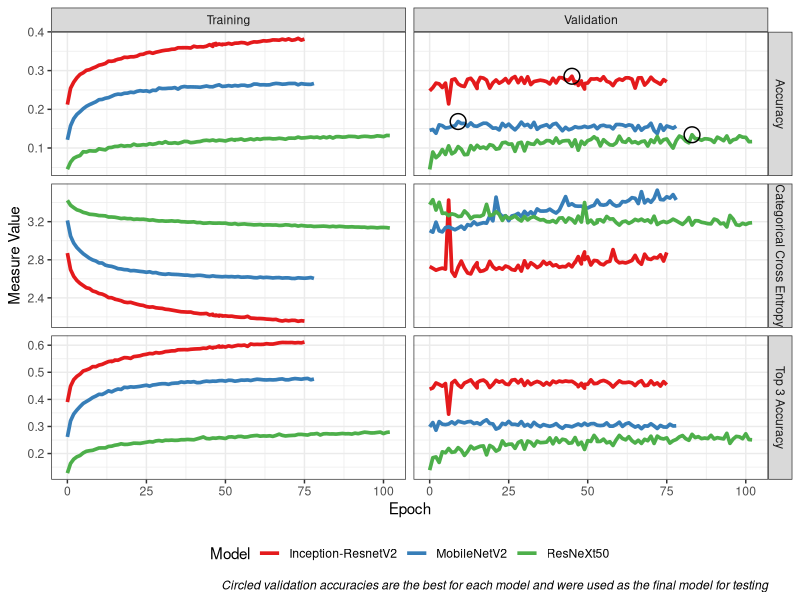

Write the R code that produced this figure.
library(dplyr)
library(ggplot2)
library(tidyr)
library(ggforce)

mob_training_data <- read.csv("Files and scripts/mobilenet_model_history_log.csv")
inc_training_data <- read.csv("Files and scripts/inception_resenetv2_model_history_log.csv")
res_training_data <- read.csv("Files and scripts/resnext_model_history_log.csv")

comb_data <- mob_training_data %>% mutate(Model = 'MobileNetV2') %>%
  rbind(inc_training_data %>% mutate(Model = 'Inception-ResnetV2')) %>%
  rbind(res_training_data %>% mutate(Model = 'ResNeXt50'))


data_to_plot <- comb_data %>% 
  rename(Train_accuracy = accuracy, 
         Train_loss = loss, 
         Train_sparse_top_3_categorical_accuracy = sparse_top_k_categorical_accuracy,
         val_sparse_top_3_categorical_accuracy = val_sparse_top_k_categorical_accuracy) %>%
  pivot_longer(Train_accuracy:val_sparse_top_3_categorical_accuracy, names_to = "temp") %>%
  separate(temp, c("data_type", "measure"), "_", extra = 'merge') %>%
  mutate(data_type = if_else(data_type == 'Train', 'Training', 'Validation'),
         measure = case_when(measure == 'accuracy' ~ 'Accuracy',
                             measure == 'loss' ~ 'Categorical Cross Entropy',
                             measure == 'sparse_top_3_categorical_accuracy' ~ 'Top 3 Accuracy')) %>%
  group_by(Model, data_type, measure) %>%
  mutate(best_val_acc = if_else(data_type == 'Validation' & measure == 'Accuracy' & value == max(value), 1, 0)) %>%
  ungroup()

data_to_plot %>%
  ggplot(aes(x = epoch, y= value, group = Model)) + 
  geom_line(aes(col = Model), size = 1.25) + 
  geom_mark_ellipse(aes(filter = best_val_acc == 1), expand = unit(2, "mm")) +
  facet_grid(measure~data_type, scales = 'free_y') +
  theme_bw() +
  labs(x = 'Epoch',
       y = 'Measure Value',
       caption = 'Circled validation accuracies are the best for each model and were used as the final model for testing') +
  scale_color_brewer(palette="Set1") +
  theme(legend.position = 'bottom',
        plot.caption = element_text(face = 'italic'))
